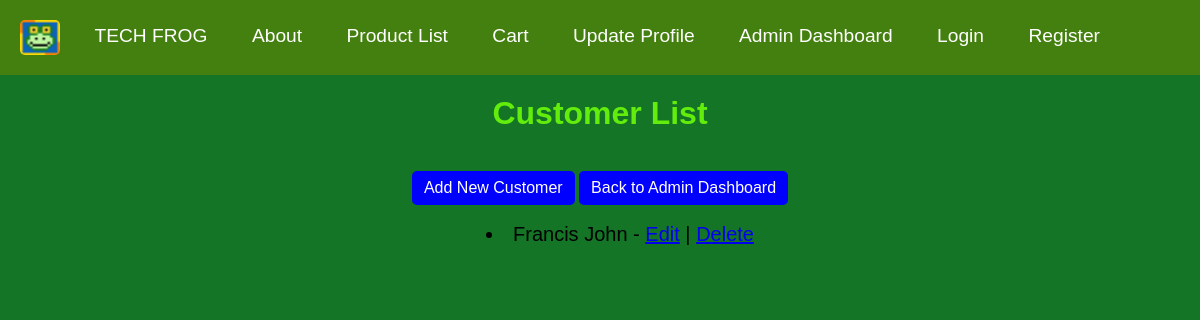
Before: /customers/ with the older database file.
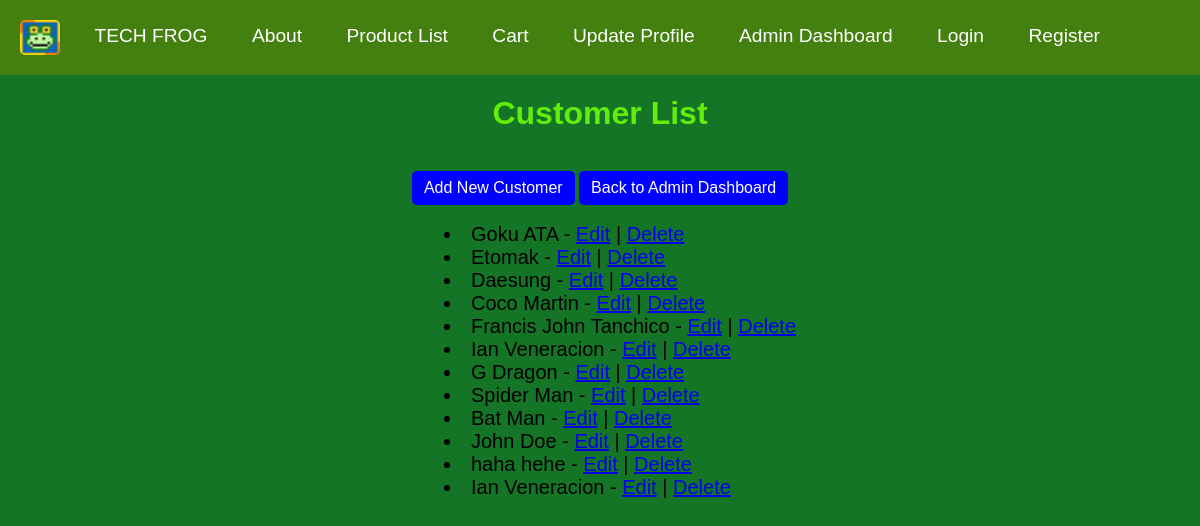
After: the same page with the newer database file.
### app/models.py (models this page shows, shortened)
class Customer(models.Model):
    user = models.OneToOneField(User, on_delete=models.CASCADE, null=True, blank=True)
    first_name = models.CharField(max_length=50)
    last_name = models.CharField(max_length=50, default='')
    email = models.EmailField(unique=True, blank=True, null=True)
    phone_number = models.CharField(max_length=11, blank=True, null=True)
    address = models.TextField(blank=True, null=True)
    date_joined = models.DateTimeField(auto_now_add=True)
    @property
    def full_name(self):
        return f"{self.first_name} {self.last_name}"

### app/views.py (the view)
# urls.py: path('customers/', views.customer_list, name='customer_list'),
def customer_list(request):
    customers = Customer.objects.all()
    return render(request, 'app/customer_list.html', {'customers': customers})

### app/templates/app/customer_list.html (shortened to what this page needs)
{% extends 'app/base.html' %}
{% block content %}
<h1>Customer List</h1>
<br>
<center>
<div>
    <a href="{% url 'add_customer' %}" style="display: inline-block; padding: 8px 12px; background-color: blue; color: white; text-decoration: none; border-radius: 5px;">
      Add New Customer
    </a>
    <a href="{% url 'admin_dashboard' %}" style="display: inline-block; padding: 8px 12px; background-color: blue; color: white; text-decoration: none; border-radius: 5px;">
      Back to Admin Dashboard
    </a>
    </div>
    <br>
<ul>
    {% for customer in customers %}
        <li>{{ customer.full_name }} -
            <a href="{% url 'update_customer' customer.pk %}">Edit</a> |
            <a href="{% url 'delete_customer' customer.pk %}">Delete</a>
        </li>
    {% endfor %}
</ul>
{% endblock %}

Changed rows visible on the page:
removed Customer: full_name "Francis John"
added Customer: full_name "Goku ATA"
added Customer: full_name "Etomak"
added Customer: full_name "Daesung"
added Customer: full_name "Coco Martin"
added Customer: full_name "Francis John Tanchico"
added Customer: full_name "Ian Veneracion"
added Customer: full_name "G Dragon"
added Customer: full_name "Spider Man"
added Customer: full_name "Bat Man"
added Customer: full_name "John Doe"
added Customer: full_name "haha hehe"
added Customer: full_name "Ian Veneracion"
